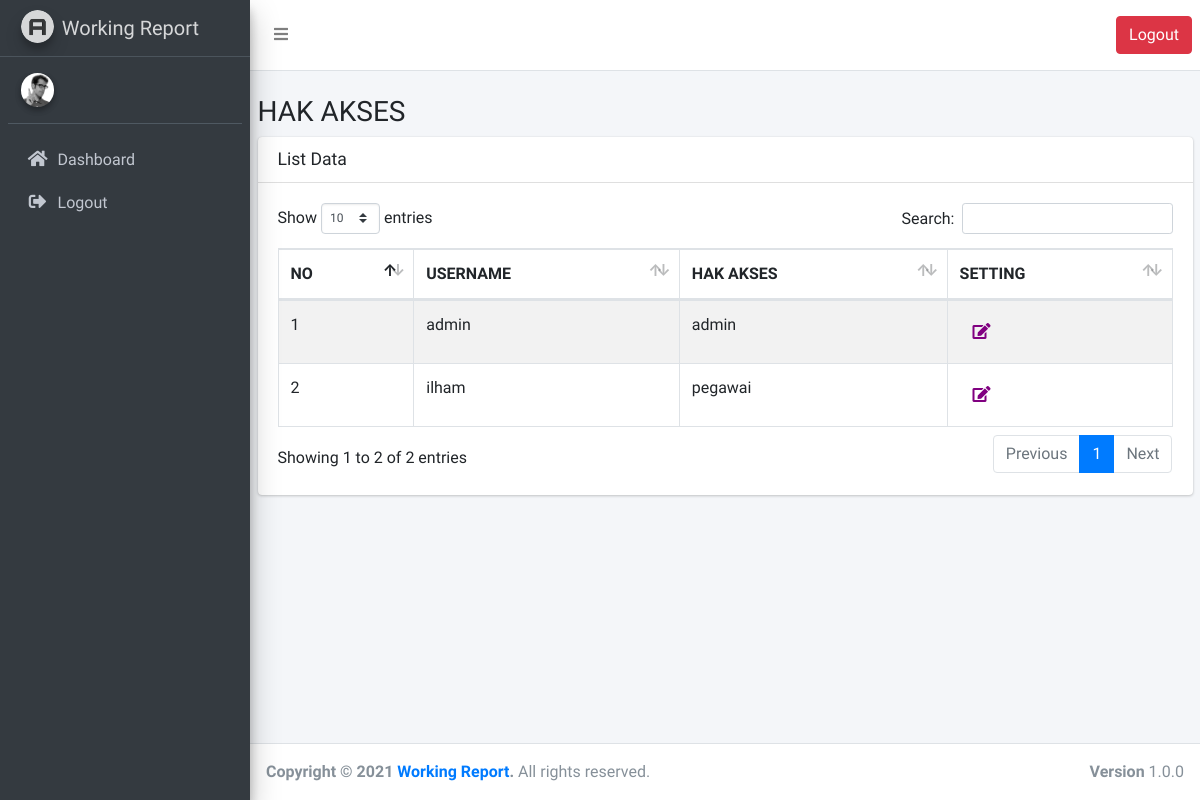
Page /index.php/role on the earlier database version.
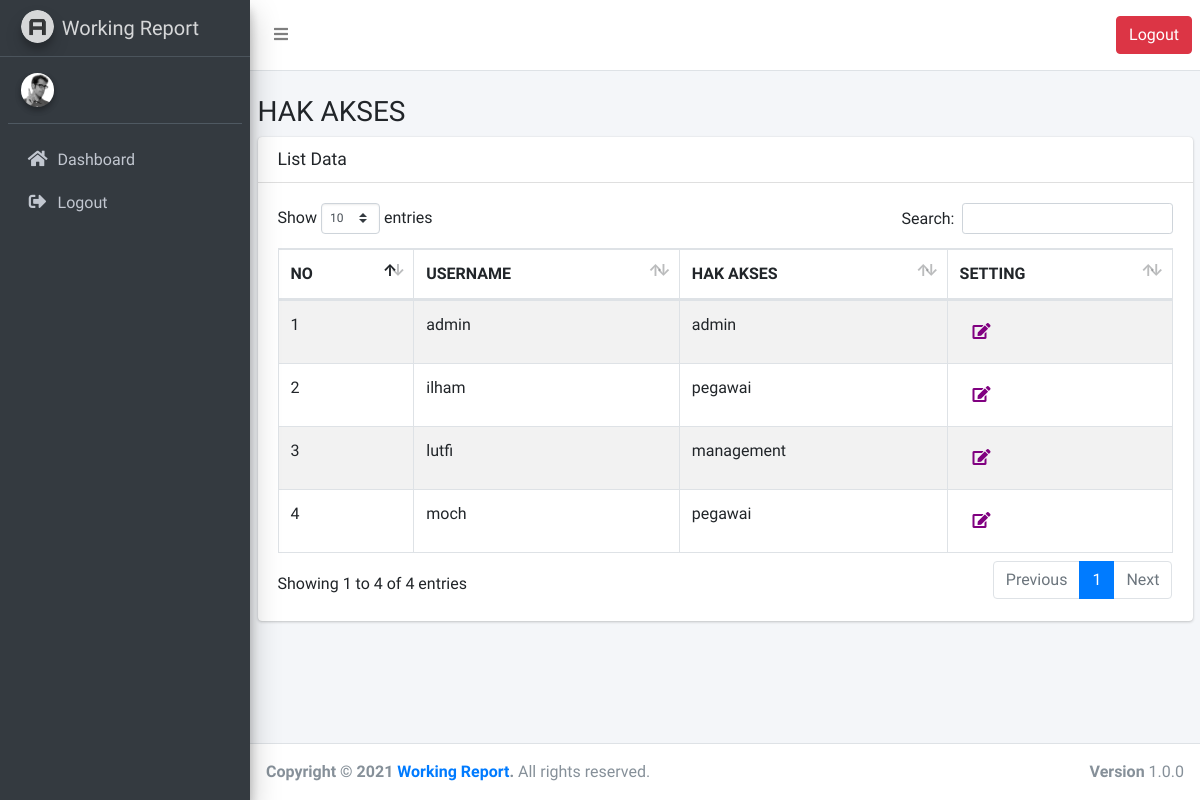
Same page on the later database version.
### tables this page shows
CREATE TABLE `users` (
  `id` int(11) NOT NULL,
  `username` varchar(50) DEFAULT NULL,
  `password` varchar(100) DEFAULT NULL,
  `role_id` int(11) DEFAULT NULL,
  `created_date` datetime DEFAULT NULL,
  `updated_date` datetime DEFAULT NULL
);

CREATE TABLE `roles` (
  `id` int(11) NOT NULL,
  `parent_role_id` int(11) DEFAULT NULL,
  `name` varchar(255) DEFAULT NULL,
  `description` text DEFAULT NULL,
  `created_by` varchar(50) DEFAULT NULL,
  `created_date` datetime DEFAULT NULL,
  `updated_by` varchar(50) DEFAULT NULL,
  `updated_date` datetime DEFAULT NULL
);

### application/controllers/Role.php (called while the page is built, shortened)
<?php
class Role extends CI_Controller
{
    function __construct(){
		$this->load->model('M_role');
		$this->load->model('M_user');
		$this->load->library('form_validation');
	}
    public function index()
    {
		$data['listrole'] = $this->M_role->getAll();
        $data['content'] = 'role/v_role';
        $this->load->view('v_template',$data);
    }
}

### index.php (called while the page is built, shortened)
<?php
require_once BASEPATH.'core/CodeIgniter.php';

### application/models/M_role.php (called while the page is built, shortened)
<?php
	class M_role extends CI_Model {
        private $_table = 'users';
        private $_table2 = 'roles';
        public function getAll(){
            $this->db->select('users.*, b.name');
            $this->db->from($this->_table);
            $this->db->join($this->_table2. " b", 'b.id = users.role_id');
            $query = $this->db->get();
            return $query;
        }
	}
?>

### application/views/role/v_role.php (the view, shortened to what this page needs)
<div class="col-sm-12">
    <div class="thumbnail">
        <div class="caption">
            <h3>
                HAK AKSES
            </h3>
        </div>
        <div class="card">
            <div class="card-header">
                <h3 class="card-title">List Data</h3>
            </div>
            <div class="card-body">
                <table id="example1" class="table table-bordered table-striped">
                    <thead>
                        <tr>
                            <th>NO</th>
                            <th>USERNAME</th>
                            <th>HAK AKSES</th>
                            <th>SETTING</th>
                        </tr>
                    </thead>
                    <tbody>
                        <?php
                            $no = 1;
                            foreach($listrole->result() as $rowrole){
                        ?>
                            <tr>
                                <td><?=$no?></td>
                                <td><?=$rowrole->username;?></td>
                                <td><?=$rowrole->name;?></td>
                                <td>
                                    <a href="<?= base_url(); ?>role/form/<?=$rowrole->id?>"
                                    class="btn"
                                    >
                                    <i class="fa fa-edit" style='color: purple'></i>
                                    </a>
                                </td>
                            </tr>
                        <?php
                                $no++;
                            }
                        ?>
                    </tbody>
                </table>
            </div>
        </div>
    </div>
</div>

Differences in the rows shown:
added users: username "lutfi", role.name "management"
added users: username "moch", role.name "pegawai"
Other differences:
text written by a page script: "Show entries Search: Showing 1 to 2 of 2 entries Previous 1 Next" → "Show entries Search: Showing 1 to 4 of 4 entries Previous 1 Next"
